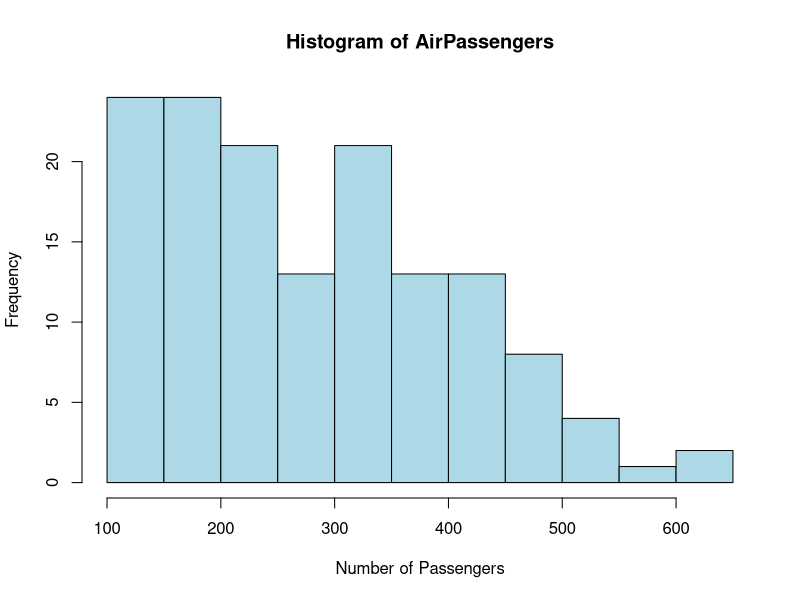

Write R code to recreate this figure.
## ---- chunk 1
install.packages("LaTex")



## ---- chunk 2
data()

# Load the dataset
data(euro)

# Get a summary
summary(euro)

#Min: This is the smallest value in the dataset. It represents the lowest exchange rate recorded in the dataset.
#1Q: This is the value below which 25% of the data fall. It marks the lower quarter of the dataset.
#Median: The median is the middle value of the dataset when it is ordered from lowest to highest. This means that 50% of the exchange rates are below 13.7603, and 50% are above. 
#Mean: average
#3Q: This is the value below which 75% of the data fall. It marks the upper quarter of the dataset.
#Max: Highest value in the dataset 
## ---- chunk 3
# Load the built-in data
data()

# Load the dataset
data(AirPassengers)

#histogram data
hist(AirPassengers, main="Histogram of AirPassengers", xlab="Number of Passengers", ylab="Frequency", col="lightblue")

#Spread: The histogram shows that the data is spread out, with most of the passenger counts falling between 100 and 500. The counts are more frequent at the lower end (between 100 and 200) and gradually decrease as you move toward higher passenger counts.

#Symmetry: The histogram is right-skewed (positively skewed). There are more data points on the lower end and fewer data points as you move to higher numbers.

#Peakedness: The histogram has multiple peaks, indicating that certain ranges of passenger counts are more common. The most frequent values seem to be around 100 to 200 passengers.

#It looks like a Poisson but it also has a log-normal shape it could be Poisson as well because we are measuring random frequency of an event occurring.

#The right-skewed distribution makes sense for this dataset because the number of airline passengers generally increases over time, but the increase isn't uniform. Early on, there were fewer passengers as air travel was less common, and as it became more accessible and popular.

